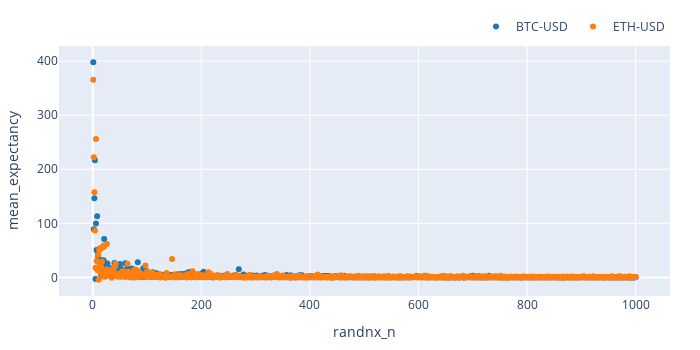

Notebook code cell kept with this figure:
### Code cell
import numpy as np

symbols = ["BTC-USD", "ETH-USD"]
price = vbt.YFData.download(symbols, missing_index='drop').get('Close')

n = np.random.randint(1, 1001, size=1000).tolist()
pf = vbt.Portfolio.from_random_signals(price, n=n, init_cash=100, seed=42)

mean_expectancy = pf.trades.expectancy().groupby(['randnx_n', 'symbol']).mean()
fig = mean_expectancy.unstack().vbt.scatterplot(xaxis_title='randnx_n', yaxis_title='mean_expectancy')
fig.show()

### Figure 1 — Plotly figure (JSON) as saved in the notebook; plotly's stock layout.template omitted (floating-point values rounded to 4 significant figures; data arrays with more than 128 entries replaced by an {"elided": "..."} marker saying what was removed)
{"data": [{"mode": "markers", "name": "BTC-USD", "showlegend": true, "type": "scatter", "uid": "1a1d00c9-0909-4076-b862-e8a622881f6b", "x": {"elided": "989 int values"}, "y": {"elided": "989 float values"}}, {"mode": "markers", "name": "ETH-USD", "showlegend": true, "type": "scatter", "uid": "25f4ffda-1473-46f1-a475-b5a5fae1a3e4", "x": {"elided": "989 int values"}, "y": {"elided": "989 float values"}}], "layout": {"height": 350, "legend": {"orientation": "h", "traceorder": "normal", "x": 1, "xanchor": "right", "y": 1.02, "yanchor": "bottom"}, "margin": {"b": 30, "l": 30, "r": 30, "t": 30}, "width": 700, "xaxis": {"title": {"text": "randnx_n"}}, "yaxis": {"title": {"text": "mean_expectancy"}}}}
